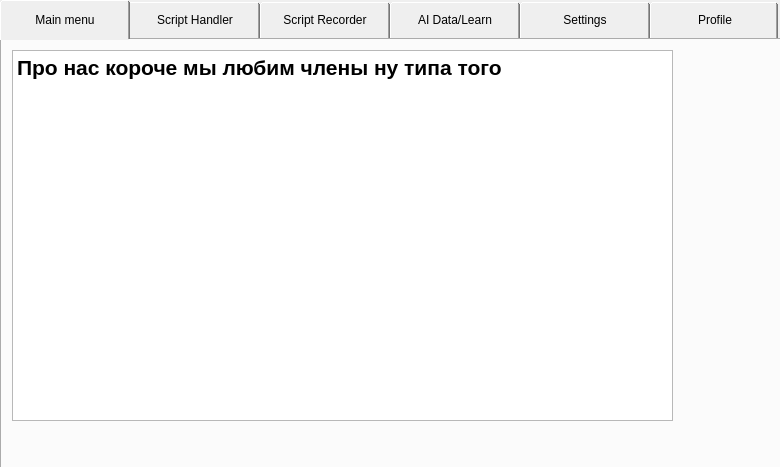
<?xml version="1.0" encoding="UTF-8"?>
<ui version="4.0">
 <class>MainWindow</class>
 <widget class="QMainWindow" name="MainWindow">
  <property name="geometry">
   <rect>
    <x>0</x>
    <y>0</y>
    <width>780</width>
    <height>467</height>
   </rect>
  </property>
  <property name="windowTitle">
   <string>GInput AI</string>
  </property>
  <property name="windowIcon">
   <iconset resource="../../files_ico.qrc">
    <normaloff>:/ico/ico/mouse_icon-icons.com_60636.ico</normaloff>:/ico/ico/mouse_icon-icons.com_60636.ico</iconset>
  </property>
  <widget class="QWidget" name="centralwidget">
   <widget class="QTabWidget" name="tabWidget">
    <property name="geometry">
     <rect>
      <x>0</x>
      <y>0</y>
      <width>781</width>
      <height>471</height>
     </rect>
    </property>
    <property name="styleSheet">
     <string notr="true">QTabBar::tab {
    width: 120px; /* Ширина вкладки */
    height: 30px; /* Высота вкладки */
    padding: 5px; /* Отступы внутри вкладки */
    margin-right: 0px; /* Отступ справа между вкладками */
}
QTabBar::tab {
    flex: 1;
    align-self: center;
}
</string>
    </property>
    <property name="currentIndex">
     <number>0</number>
    </property>
    <widget class="QWidget" name="tab">
     <property name="styleSheet">
      <string notr="true"/>
     </property>
     <attribute name="title">
      <string>Main menu</string>
     </attribute>
     <widget class="QTextBrowser" name="textBrowser">
      <property name="geometry">
       <rect>
        <x>10</x>
        <y>10</y>
        <width>661</width>
        <height>371</height>
       </rect>
      </property>
      <property name="html">
       <string>&lt;!DOCTYPE HTML PUBLIC &quot;-//W3C//DTD HTML 4.0//EN&quot; &quot;http://www.w3.org/TR/REC-html40/strict.dtd&quot;&gt;
&lt;html&gt;&lt;head&gt;&lt;meta name=&quot;qrichtext&quot; content=&quot;1&quot; /&gt;&lt;style type=&quot;text/css&quot;&gt;
p, li { white-space: pre-wrap; }
&lt;/style&gt;&lt;/head&gt;&lt;body style=&quot; font-family:'MS Shell Dlg 2'; font-size:7.8pt; font-weight:400; font-style:normal;&quot;&gt;
&lt;p style=&quot; margin-top:0px; margin-bottom:0px; margin-left:0px; margin-right:0px; -qt-block-indent:0; text-indent:0px;&quot;&gt;&lt;span style=&quot; font-family:'Segoe UI'; font-size:16pt; font-weight:696;&quot;&gt;Про нас короче мы любим члены ну типа того&lt;/span&gt;&lt;/p&gt;&lt;/body&gt;&lt;/html&gt;</string>
      </property>
     </widget>
    </widget>
    <widget class="QWidget" name="tab_2">
     <attribute name="title">
      <string>Script Handler</string>
     </attribute>
     <widget class="QTextEdit" name="textEdit">
      <property name="geometry">
       <rect>
        <x>10</x>
        <y>10</y>
        <width>761</width>
        <height>351</height>
       </rect>
      </property>
     </widget>
     <widget class="QPushButton" name="pushButton">
      <property name="geometry">
       <rect>
        <x>400</x>
        <y>370</y>
        <width>161</width>
        <height>41</height>
       </rect>
      </property>
      <property name="text">
       <string>Stop</string>
      </property>
     </widget>
     <widget class="QPushButton" name="pushButton_2">
      <property name="geometry">
       <rect>
        <x>10</x>
        <y>370</y>
        <width>321</width>
        <height>41</height>
       </rect>
      </property>
      <property name="text">
       <string>Insert Helper</string>
      </property>
     </widget>
     <widget class="QPushButton" name="pushButton_3">
      <property name="geometry">
       <rect>
        <x>570</x>
        <y>370</y>
        <width>201</width>
        <height>41</height>
       </rect>
      </property>
      <property name="text">
       <string>Start</string>
      </property>
     </widget>
    </widget>
    <widget class="QWidget" name="tab_3">
     <attribute name="title">
      <string>Script Recorder</string>
     </attribute>
     <widget class="QWidget" name="verticalLayoutWidget">
      <property name="geometry">
       <rect>
        <x>10</x>
        <y>10</y>
        <width>162</width>
        <height>103</height>
       </rect>
      </property>
      <layout class="QVBoxLayout" name="verticalLayout">
       <item>
        <widget class="QCheckBox" name="checkBox">
         <property name="text">
          <string>Клавиатура</string>
         </property>
        </widget>
       </item>
       <item>
        <widget class="QCheckBox" name="checkBox_3">
         <property name="text">
          <string>Мышь (Клики)</string>
         </property>
        </widget>
       </item>
       <item>
        <widget class="QCheckBox" name="checkBox_2">
         <property name="text">
          <string>Мышь (Все движения)</string>
         </property>
        </widget>
       </item>
       <item>
        <widget class="QCheckBox" name="checkBox_4">
         <property name="text">
          <string>Скролл</string>
         </property>
        </widget>
       </item>
      </layout>
     </widget>
    </widget>
    <widget class="QWidget" name="tab_5">
     <attribute name="title">
      <string>AI Data/Learn</string>
     </attribute>
    </widget>
    <widget class="QWidget" name="tab_4">
     <attribute name="title">
      <string>Settings</string>
     </attribute>
    </widget>
    <widget class="QWidget" name="tab_6">
     <attribute name="title">
      <string>Profile</string>
     </attribute>
    </widget>
   </widget>
  </widget>
 </widget>
 <resources>
  <include location="../../files_ico.qrc"/>
 </resources>
 <connections/>
</ui>
